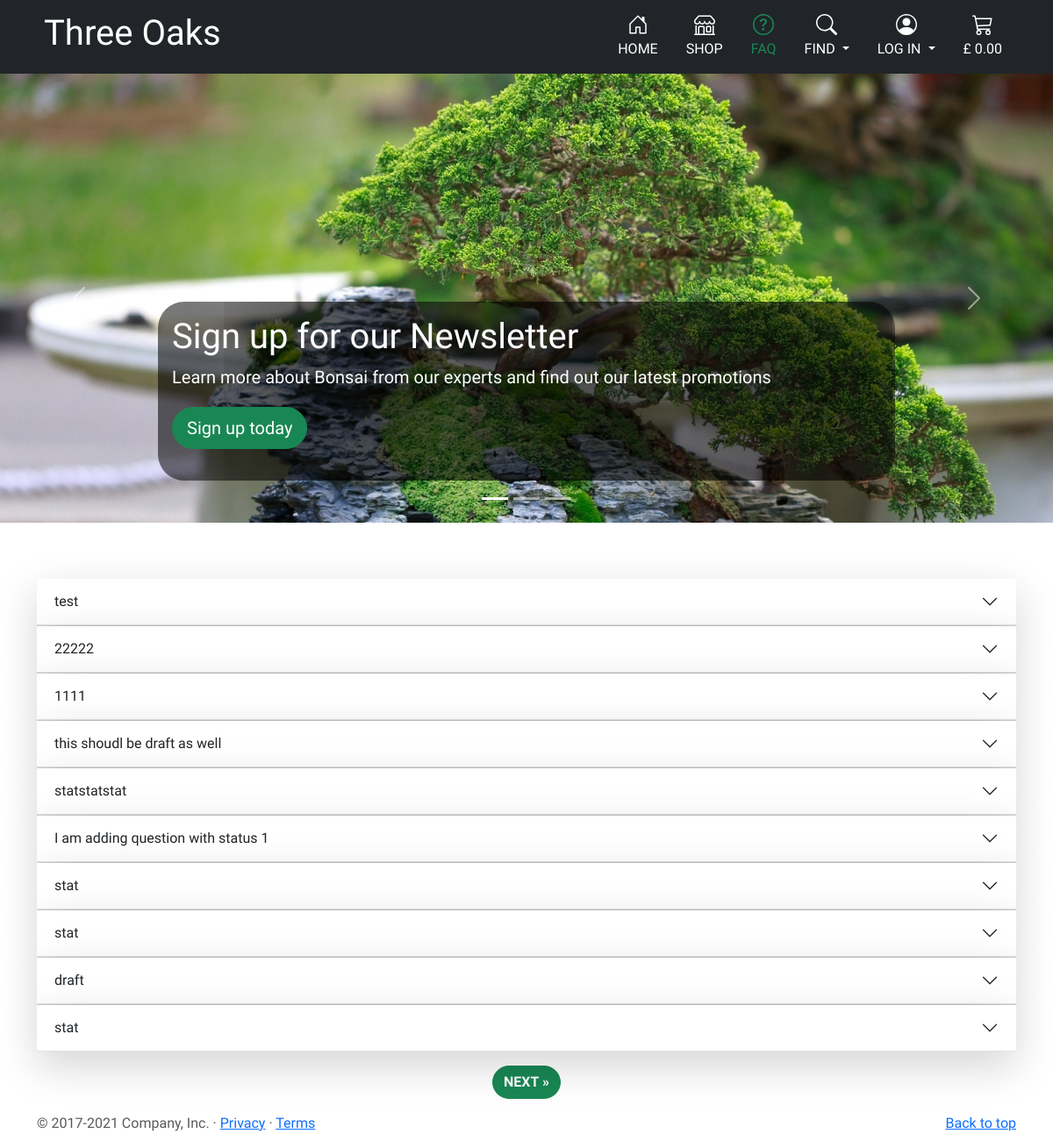
Screenshot of /questions/ with the database file from the repository.
### questions/models.py (models this page shows, shortened)
class Question(models.Model):
    header = models.CharField(max_length=254)
    detail = models.TextField()
    answer = models.TextField(blank=True)
    image_url = models.URLField(max_length=1024, null=True, blank=True)
    image = models.ImageField(null=True, blank=True)
    image_alt = models.CharField(max_length=254, null=True, blank=True)
    author = models.ForeignKey(User, on_delete=models.CASCADE,
                               related_name="questions")
    created_on = models.DateTimeField(auto_now=True, editable=False)
    updated_on = models.DateTimeField(auto_now=True, editable=False)
    status = models.IntegerField(choices=STATUS_CHOICES, default=0)
    class Meta:
        ordering = ['-created_on']

### questions/views.py (the view)
# urls.py: path('', views.QuestionsList.as_view(), name='questions'),
class QuestionsList(generic.ListView):
    model = Question
    queryset = Question.objects.filter(status=1).order_by('-created_on')
    template_name = 'questions/questions.html'
    paginate_by = 10

### trolley/contexts.py (called while the page is built, shortened)
def trolley_contents(request):
    trolley_items = []
    total = 0
    tree_count = 0
    trolley = request.session.get('trolley', {})
    if total < settings.FREE_DELIVERY_THRESHOLD:
        delivery = total * Decimal(settings.STANDARD_DELIVERY_PERCENTAGE / 100)
        free_delivery_delta = settings.FREE_DELIVERY_THRESHOLD - total
    else:
        delivery = 0
        free_delivery_delta = 0
    grand_total = delivery + total
    context = {
        'trolley_items': trolley_items,
        'total': total,
        'tree_count': tree_count,
        'delivery': delivery,
        'free_delivery_delta': free_delivery_delta,
        'free_delivery_threshold': settings.FREE_DELIVERY_THRESHOLD,
        'grand_total': grand_total,
    }
    return context

### questions/templates/questions/questions.html (shortened to what this page needs)
{% extends "base.html" %}
{% load static %}
{% block extra_css %}
<link rel="stylesheet" href="{% static 'questions/css/bootstrap-carusel.css' %}">
{% endblock %}
{% block content %}
<main class="">
  {% if user.is_authenticated %}
  {% include 'questions/includes/carousel_faq.html' %}
  {% else %}
  {% include '../includes/carousel.html' %}
  {% endif %}
  <div class="container marketing">
      <div class="accordion accordion-flush" id="list-of-questions">
        {% for question in question_list %}
        <div class="accordion-item">
          <h2 class="accordion-header" id="heading-{{ question.id }}">
            <button class="accordion-button collapsed border-bottom border-muted shadow-lg"
                    type="button" data-bs-toggle="collapse" data-bs-target="#question-id-{{ question.id }}"
                    aria-expanded="true" aria-controls="question-id-{{ question.id }}">
              {{ question.header }}
            </button>
          </h2>
        </div>
        {% empty %}
        <h4>We currenlty have no questions. Please feel welcome to ask us about bonsai.</h4>
        {% endfor %}
      </div>
    </div>
  {% if is_paginated %}
  <nav class="" aria-label="Page navigation">
    <ul class="pagination justify-content-center">
      {% if page_obj.has_next %}
      <li>
        <a class="btn btn-success rounded-pill mt-3 fw-bold" href="?page={{ page_obj.next_page_number }}" class="page-link"> NEXT &raquo;
        </a>
      </li>
      {% endif %}
    </ul>
  </nav>
  {% endif %}
</main>
  {% endblock %}

### static/css/base.css (style rules this page uses)
body { font-family: 'Kodchasan', sans-serif !important; }

### rows the page displays
Question: header "test"
Question: header "22222"
Question: header "1111"
Question: header "this shoudl be draft as well"
Question: header "statstatstat"
Question: header "I am adding question with status 1"
Question: header "stat"
Question: header "stat"
Question: header "draft"
Question: header "stat"
